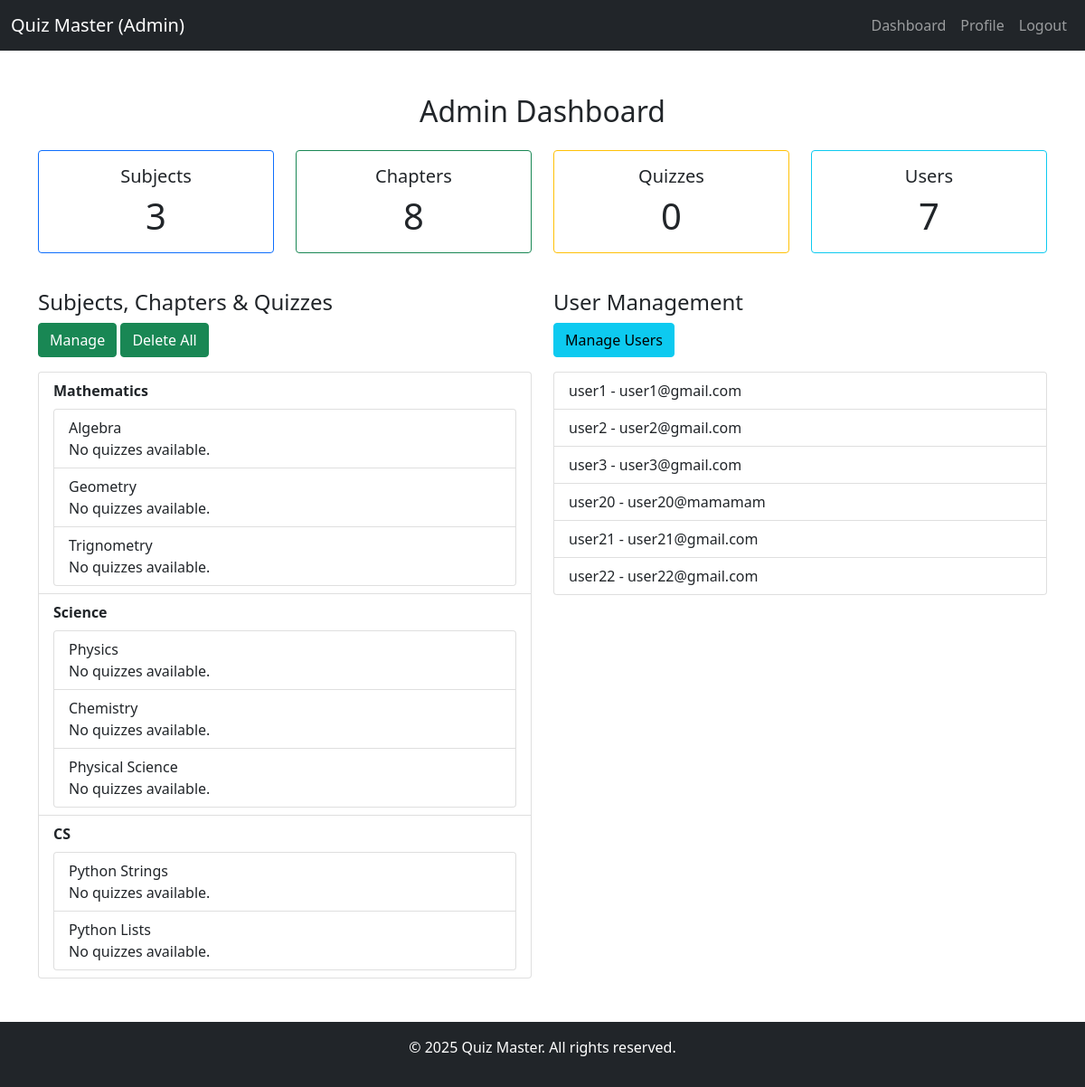
The page /admin (signed in) on the database its author committed.
### tables this page shows
CREATE TABLE subjects (
                    id INTEGER PRIMARY KEY AUTOINCREMENT,
                    name TEXT NOT NULL,
                    description TEXT
                  );

CREATE TABLE chapters (
                    id INTEGER PRIMARY KEY AUTOINCREMENT,
                    title TEXT NOT NULL,
                    subject_id INTEGER,
                    description TEXT,
                    FOREIGN KEY (subject_id) REFERENCES subjects(id)
                  );

CREATE TABLE users (
                    id INTEGER PRIMARY KEY AUTOINCREMENT,
                    username TEXT NOT NULL UNIQUE,
                    password TEXT NOT NULL,
                    full_name TEXT,
                    email TEXT NOT NULL UNIQUE,
                    phone TEXT,
                    qualification TEXT,
                    dob TEXT,
                    role TEXT NOT NULL CHECK(role IN ('admin', 'user'))
                  );

### app.py (the view)
@app.route('/admin')
def admin_dashboard():
    if 'user_id' not in session or session.get('role') != 'admin':
        return redirect(url_for('login'))
    conn = get_db_connection()
    total_subjects = conn.execute('SELECT COUNT(*) FROM subjects').fetchone()[0]
    total_chapters = conn.execute('SELECT COUNT(*) FROM chapters').fetchone()[0]
    total_quizzes = conn.execute('SELECT COUNT(*) FROM quizzes').fetchone()[0]
    total_users = conn.execute('SELECT COUNT(*) FROM users').fetchone()[0]
    subjects = conn.execute('SELECT * FROM subjects').fetchall()
    chapters = conn.execute('SELECT * FROM chapters').fetchall()
    quizzes = conn.execute('SELECT * FROM quizzes').fetchall()
    users = conn.execute("SELECT username, email FROM users WHERE role = 'user'").fetchall()
    conn.close()
    chapters_by_subject = {}
    for chapter in chapters:
        subject_id = chapter['subject_id']
        chapters_by_subject.setdefault(subject_id, []).append(dict(chapter))
    quizzes_by_chapter = {}
    for quiz in quizzes:
        chapter_id = quiz['chapter_id']
        quizzes_by_chapter.setdefault(chapter_id, []).append(dict(quiz))
    subjects_list = []
    for subject in subjects:
        subj = dict(subject)
        subj_chapters = chapters_by_subject.get(subj['id'], [])
        for chapter in subj_chapters:
            chapter['quizzes'] = quizzes_by_chapter.get(chapter['id'], [])
        subj['chapters'] = subj_chapters
        subjects_list.append(subj)
    return render_template('admin_dashboard.html',
                           total_subjects=total_subjects,
                           total_chapters=total_chapters,
                           total_quizzes=total_quizzes,
                           total_users=total_users,
                           subjects=subjects_list,
                           users=users)

### app.py (called while the page is built)
def get_db_connection():
    conn = sqlite3.connect(DATABASE)
    conn.row_factory = sqlite3.Row
    return conn

### templates/admin_dashboard.html (shortened to what this page needs)
<!DOCTYPE html>
<html lang="en">
<head>
  <link href="https://cdn.jsdelivr.net/npm/bootstrap@5.1.0/dist/css/bootstrap.min.css" rel="stylesheet">
</head>
<body>
  <nav class="navbar navbar-expand-lg navbar-dark bg-dark">
    <div class="container-fluid">
      <a class="navbar-brand" href="{{ url_for('admin_dashboard') }}">Quiz Master (Admin)</a>
      <div class="collapse navbar-collapse" id="navbarNav">
        <ul class="navbar-nav ms-auto">
          <li class="nav-item">
            <a class="nav-link" href="{{ url_for('admin_dashboard') }}">Dashboard</a>
          </li>
          <li class="nav-item">
            <a class="nav-link" href="{{ url_for('admin_profile') }}">Profile</a>
          </li>
          <li class="nav-item">
            <a class="nav-link" href="{{ url_for('logout') }}">Logout</a>
          </li>
        </ul>
      </div>
    </div>
  </nav>
  <div class="container mt-5">
    <h2 class="text-center mb-4">Admin Dashboard</h2>
    <div class="row text-center mb-4">
      <div class="col-md-3 card-stats">
        <div class="card border-primary">
          <div class="card-body">
            <h5 class="card-title">Subjects</h5>
            <p class="card-text display-6">{{ total_subjects or 0 }}</p>
          </div>
        </div>
      </div>
      <div class="col-md-3 card-stats">
        <div class="card border-success">
          <div class="card-body">
            <h5 class="card-title">Chapters</h5>
            <p class="card-text display-6">{{ total_chapters or 0 }}</p>
          </div>
        </div>
      </div>
      <div class="col-md-3 card-stats">
        <div class="card border-warning">
          <div class="card-body">
            <h5 class="card-title">Quizzes</h5>
            <p class="card-text display-6">{{ total_quizzes or 0 }}</p>
          </div>
        </div>
      </div>
      <div class="col-md-3 card-stats">
        <div class="card border-info">
          <div class="card-body">
            <h5 class="card-title">Users</h5>
            <p class="card-text display-6">{{ total_users or 0 }}</p>
          </div>
        </div>
      </div>
    </div>
    <div class="row">
      <div class="col-md-6">
        <h4>Subjects, Chapters & Quizzes</h4>
        <a href="{{ url_for('manage_subjects') }}" class="btn btn-success mb-3">Manage</a>
        <a href="{{ url_for('delete_all_quizzes') }}" class="btn btn-success mb-3">Delete All</a>
        <ul class="list-group">
          {% for subject in subjects %}
            <li class="list-group-item">
              <strong>{{ subject.name }}</strong>
              {% if subject.chapters %}
                <ul class="list-group mt-2">
                  {% for chapter in subject.chapters %}
                    <li class="list-group-item">
                      {{ chapter.title }}
                      {% if chapter.quizzes %}
                        <ul class="list-group mt-2">
                          {% for quiz in chapter.quizzes %}
                            <li class="list-group-item d-flex justify-content-between align-items-center">
                              <div>
                                <span class="fw-bold">{{ quiz.title }}</span><br>
                                <small>{{ quiz.remarks }}</small><br>
                                <small>Duration: {{ quiz.time_duration // 60 }}m {{ quiz.time_duration % 60 }}s</small>
                              </div>
                              <div>
                                <button class="btn btn-sm btn-warning btn-edit"
                                        data-id="{{ quiz.id }}"
                                        data-title="{{ quiz.title }}"
                                        data-date="{{ quiz.date_of_quiz }}"
                                        data-duration="{{ quiz.time_duration }}"
                                        data-remarks="{{ quiz.remarks }}"
                                        data-bs-toggle="modal"
                                        data-bs-target="#editQuizModal">
                                    Edit
                                </button>
                                 <button class="btn btn-sm btn-danger btn-delete"
                                      data-id="{{ quiz.id }}"
                                      data-title="{{ quiz.title }}"
                                      data-bs-toggle="modal"
                                      data-bs-target="#deleteQuizModal">
                                  Delete
                                </button>
                                <a href="{{ url_for('manage_questions', quiz_id=quiz.id) }}" class="btn btn-info btn-sm">Manage Questions</a>
                              </div>
                            </li>
                          {% else %}
                            <li class="list-group-item">No quizzes available.</li>
                          {% endfor %}
                        </ul>
                      {% else %}
                        <p class="mb-0">No quizzes available.</p>
                      {% endif %}
                    </li>
                  {% else %}
                    <li class="list-group-item">No chapters available.</li>
                  {% endfor %}
                </ul>
              {% else %}
                <p class="mb-0">No chapters available for this subject.</p>
              {% endif %}
            </li>
          {% else %}
            <li class="list-group-item">No subjects available.</li>
          {% endfor %}
        </ul>
      </div>
      <div class="col-md-6">
        <h4>User Management</h4>
        <a href="{{ url_for('manage_users') }}" class="btn btn-info mb-3">Manage Users</a>
        <ul class="list-group">
          {% for user in users %}
            <li class="list-group-item">
              {{ user.username }} - {{ user.email }}
            </li>
          {% else %}
            <li class="list-group-item">No users available.</li>
          {% endfor %}
        </ul>
      </div>
    </div>
  </div>
  <footer class="bg-dark text-white text-center py-3 mt-5">
    <p>&copy; 2025 Quiz Master. All rights reserved.</p>
  </footer>
</body>
</html>

### templates/admin_dashboard.html (style rules this page uses)
.card-stats { margin-bottom: 1rem; }
.list-group-item > ul { margin-top: 0.5rem; }

### rows shown on the page
subjects: name "Mathematics"
chapters: title "Algebra"
chapters: title "Geometry"
chapters: title "Trignometry"
subjects: name "Science"
chapters: title "Physics"
chapters: title "Chemistry"
chapters: title "Physical Science"
subjects: name "CS"
chapters: title "Python Strings"
chapters: title "Python Lists"
users: username "user1", email "user1@gmail.com"
users: username "user2", email "user2@gmail.com"
users: username "user3", email "user3@gmail.com"
users: username "user20", email "user20@mamamam"
users: username "user21", email "user21@gmail.com"
users: username "user22", email "user22@gmail.com"

### other values the page prints
{{ total_subjects or 0 }} "3"
{{ total_chapters or 0 }} "8"
{{ total_quizzes or 0 }} "0"
{{ total_users or 0 }} "7"
